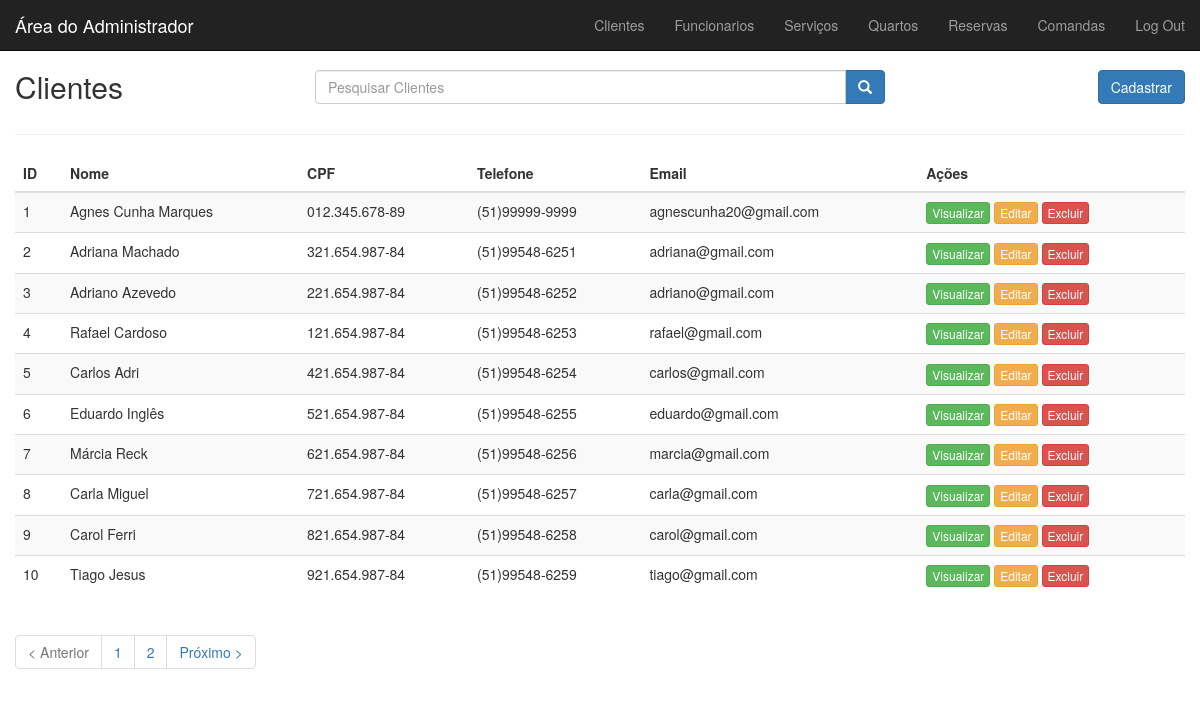
The app's page /view/telas/index_restrito.php (signed in) with its own data.
### tables this page shows
CREATE TABLE cliente (
     id                 INTEGER PRIMARY KEY AUTO_INCREMENT
    ,nome               VARCHAR(50) NOT NULL
    ,rg                 VARCHAR(13) UNIQUE NOT NULL
    ,cpf                VARCHAR(15) UNIQUE NOT NULL
    ,endereco           VARCHAR(50) NOT NULL
    ,data_nascimento    DATE NOT NULL
    ,telefone1          VARCHAR(15) NOT NULL
    ,telefone2          VARCHAR(15)
    ,email              VARCHAR(100) UNIQUE NOT NULL
    ,senha              VARCHAR(100) NOT NULL
);

### model/Cliente.php (called while the page is built, shortened)
<?php
    class Cliente{
        private $id;
        private $nome;
        private $cpf;
        private $telefone1;
        private $email;
        public function getId(){
            return $this->id;
        }
        public function setId($_id){
            $this->id = $_id;
        }
        public function getNome(){
            return $this->nome;
        }
        public function setNome($_nome){
            $this->nome = $_nome;
        }
        public function getCpf(){
            return $this->cpf;
        }
        public function setCpf($_cpf){
            $this->cpf = $_cpf;
        }
        public function getTelefone1(){
            return $this->telefone1;
        }
        public function setTelefone1($_telefone){
            $this->telefone1 = $_telefone;
        }
        public function getEmail(){
            return $this->email;
        }
        public function setEmail($_email){
            $this->email = $_email;
        }
    }
?>

### persistencia/ClientePersistencia.php (called while the page is built, shortened)
<?php
	require_once '../../model/Banco.php';
	require_once '../../model/Cliente.php';
	class ClientePersistencia{
		public function selectAll(){
			$banco = new Banco();
			$banco->abrirConexao();
			$conn = $banco->getConexao();
			$sql = "select*from cliente";
			$result = mysqli_query($conn,$sql);
			$clientes=array();
			if (mysqli_num_rows($result) > 0) {
   				 while($linha = mysqli_fetch_assoc($result)) {
					$cliente = new Cliente($linha['nome'],$linha['rg'],$linha['cpf'],$linha['endereco'],$linha['data_nascimento'],$linha['telefone1'],
					$linha['telefone2'],$linha['email'],$linha['senha'],$linha['sexo']);
				 $cliente->setId($linha['id']);
				 array_push($clientes, $cliente);
				}
			}else{
			}
			return $clientes;
		}
	}
?>

### controller/ClienteControle.php (called while the page is built, shortened)
<?php
	require_once '../../persistencia/ClientePersistencia.php';
	class ClienteControle{
		private $cliePers;
		public function ClienteControle(){
			$this->cliePers = new ClientePersistencia();
		}
		public function selectAll(){
			return $this->cliePers->selectAll();
		}
	}
?>

### view/telas/index_restrito.php (the view, shortened to what this page needs)
<?php
	require_once '../../model/Cliente.php';
	require_once '../../controller/ClienteControle.php';
	function listar($ini,$fim,$total){
 		for ($i=$ini ; $i<$fim;$i++) {
					$id = $total[$i]->getId();
	 				echo "<tr>
						<td>" . $total[$i]->getId() . "</td>".
						"<td>". $total[$i]->getNome() ."</td>".
						"<td>". $total[$i]->getCpf() ."</td>".
						"<td>". $total[$i]->getTelefone1() ."</td>".
						"<td>". $total[$i]->getEmail() ."</td>".
						"<td class=\"actions\">
						<a class=\"btn btn-success btn-xs\" href=\"view_cliente.php?id=$id\" value=\"$id\">Visualizar</a>
						<a class=\"btn btn-warning btn-xs\" href=\"edit_cliente.php?id=$id\" value=\"$id\">Editar</a>
						<a href=\"modal_cliente.php?id=$id\" class=\"btn btn-danger btn-xs\" data-toggle=\"modal\" data-target=\"#delete-modal\" name='excluir'>Excluir</a>
						</td>
					</tr>";
    			}
 	}
 	$controle = new ClienteControle();
echo "<!DOCTYPE html>
<html lang=\"pt-br\">
<head>
 <meta charset=\"utf-8\">
 <meta http-equiv=\"X-UA-Compatible\" content=\"IE=edge\">
 <meta name=\"viewport\" content=\"width=device-width, initial-scale=1\">
 <link href=\"../vendor/bootstrap/css2/bootstrap.min.css\" rel=\"stylesheet\">
 <link href=\"../vendor/bootstrap/css2/style.css\" rel=\"stylesheet\">
</head>
<body>
 <div id=\"main\" class=\"container-fluid\" style=\"margin-top: 50px\">
 	<div id=\"top\" class=\"row\">
		<div class=\"col-sm-3\">
			<h2>Clientes</h2>
		</div>
		<div class=\"col-sm-6\">
			<form action=\"index_restrito.php\" method=\"post\">
			<div class=\"input-group h2\">
				<input name=\"nome_pesq\" class=\"form-control\" type=\"text\" placeholder=\"Pesquisar Clientes\">
				<span class=\"input-group-btn\">
					<button class=\"btn btn-primary\" type=\"submit\" name=\"pesquisar\">
						<span class=\"glyphicon glyphicon-search\"></span>
					</button>
				</span>
			</div>
			</form>
		</div>
		<div class=\"col-sm-3\">
			<a href=\"add_cliente.php\" class=\"btn btn-primary pull-right h2\">Cadastrar</a>
		</div>
	</div> ";
if (isset($_POST['pesquisar'])) {
	$nome_pesq = $_POST['nome_pesq'];
		echo "<div class=\"row\">
		<div class=\"col-sm-3\">
			<p>Mostrando Resultados da pesquisa: $nome_pesq <p>
		</div>
		<div class=\"col-sm-3\">
			<a href=\"index_restrito.php?clean\"><button type=\"button\" class=\"btn btn-danger btn-xs\" name=\"clean\">
  				<span class=\"glyphicon glyphicon-remove\" aria-hidden=\"true\"></span>
			</button></a>
			</div>
		</div>
			";
    	$resul = $controle->selectFromName($nome_pesq);
    }else{
    	$resul = $controle->selectAll();
    }
	$max = 10;
    $total = sizeof($resul);
    $pag = ceil($total/$max);
   	$pagina = (isset($_GET['pagina']))? $_GET['pagina'] : 1;
 	$ini = ($max*$pagina)-$max;
	$fim = $ini+$max;
 echo"	<hr />
 	<div id=\"list\" class=\"row\">
	<div class=\"table-responsive col-md-12\">
		<table class=\"table table-striped\" cellspacing=\"0\" cellpadding=\"0\">
			<thead>
				<tr>
					<th>ID</th>
					<th>Nome</th>
					<th>CPF</th>
					<th>Telefone</th>
					<th>Email</th>
					<th class=\"actions\">Ações</th>
				</tr>
			<tbody>";
	listar($ini,$fim,$resul);
echo "</tbody>
		</table>
	</div>
	</div>
	<div id=\"bottom\" class=\"row\">
		<div class=\"col-md-12\">
			<ul class=\"pagination\">";
if ($pagina <=1) {
	echo "<li class=\"disabled\"><a>&lt; Anterior</a></li>";
}else{
	$aux = $pagina-1;
	echo "<li class=\"\"><a href='index_restrito.php?pagina=$aux'>&lt; Anterior</a></li>";
}
for ($i=1; $i < $pag+1; $i++) {
	echo"	<li class=\"\"><a href='index_restrito.php?pagina=$i' >$i</a></li>";
}
if ($pagina < $pag) {
	$aux = $pagina+1;
	echo "<li class=\"next\"><a href=\"index_restrito.php?pagina=$aux\" rel=\"next\">Próximo &gt;</a></li>";
}else{
	echo "<li class=\"next disabled\"><a rel=\"next\">Próximo &gt;</a></li>";
}
echo"	</ul>
		</div>
	</div>
 </div>
<div class=\"modal fade\" id=\"delete-modal\" tabindex=\"-1\" role=\"dialog\" aria-labelledby=\"modalLabel\">
  <div class=\"modal-dialog\" role=\"document\">
    <div class=\"modal-content\">
      </div>
  </div>
  </div>
 <script src=\"../vendor/jquery/jquery.min.js\"></script>
 <script src=\"../vendor/bootstrap/js/bootstrap.min.js\"></script>
 <script src=\"https://ajax.googleapis.com/ajax/libs/jquery/1.11.3/jquery.min.js\"></script>
<script src=\"https://maxcdn.bootstrapcdn.com/bootstrap/3.3.5/js/bootstrap.min.js\"></script>
</body>
</html>";
?>

### records on screen
cliente: id "1", nome "Agnes Cunha Marques", cpf "012.345.678-89", telefone1 "(51)99999-9999", email "agnescunha20@gmail.com"
cliente: id "2", nome "Adriana Machado", cpf "321.654.987-84", telefone1 "(51)99548-6251", email "adriana@gmail.com"
cliente: id "3", nome "Adriano Azevedo", cpf "221.654.987-84", telefone1 "(51)99548-6252", email "adriano@gmail.com"
cliente: id "4", nome "Rafael Cardoso", cpf "121.654.987-84", telefone1 "(51)99548-6253", email "rafael@gmail.com"
cliente: id "5", nome "Carlos Adri", cpf "421.654.987-84", telefone1 "(51)99548-6254", email "carlos@gmail.com"
cliente: id "6", nome "Eduardo Inglês", cpf "521.654.987-84", telefone1 "(51)99548-6255", email "eduardo@gmail.com"
cliente: id "7", nome "Márcia Reck", cpf "621.654.987-84", telefone1 "(51)99548-6256", email "marcia@gmail.com"
cliente: id "8", nome "Carla Miguel", cpf "721.654.987-84", telefone1 "(51)99548-6257", email "carla@gmail.com"
cliente: id "9", nome "Carol Ferri", cpf "821.654.987-84", telefone1 "(51)99548-6258", email "carol@gmail.com"
cliente: id "10", nome "Tiago Jesus", cpf "921.654.987-84", telefone1 "(51)99548-6259", email "tiago@gmail.com"
